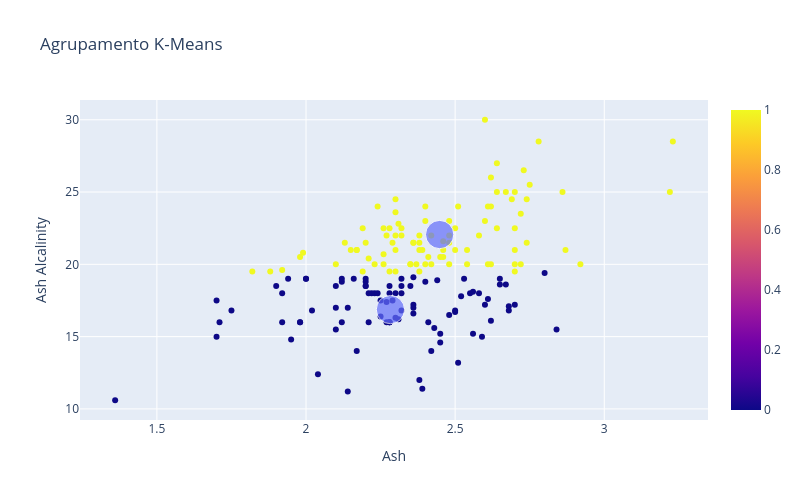

Here is the notebook cell this chart was saved with:
### Code cell
graf1 = px.scatter(x = dados[:,0], y = dados[:,1], color=classificacao)
graf2 = px.scatter(x = centroides[:,0], y = centroides[:,1], size = [15, 15])
graf3 = go.Figure(data = graf1.data + graf2.data)
graf3.update_layout(width=800,height=500,title_text='Agrupamento K-Means')
graf3.update_xaxes(title = 'Ash')
graf3.update_yaxes(title = 'Ash Alcalinity')
graf3.show()

### Figure 1 — Plotly figure (JSON) as saved in the notebook; plotly's stock layout.template omitted (floating-point values rounded to 4 significant figures; data arrays with more than 128 entries replaced by an {"elided": "..."} marker saying what was removed)
{"data": [{"hovertemplate": "x=%{x}<br>y=%{y}<br>color=%{marker.color}<extra></extra>", "legendgroup": "", "marker": {"color": {"elided": "178 int values"}, "coloraxis": "coloraxis", "symbol": "circle"}, "mode": "markers", "name": "", "orientation": "v", "showlegend": false, "type": "scatter", "x": {"elided": "178 float values"}, "xaxis": "x", "y": {"elided": "178 float values"}, "yaxis": "y"}, {"hovertemplate": "x=%{x}<br>y=%{y}<br>size=%{marker.size}<extra></extra>", "legendgroup": "", "marker": {"color": "#636efa", "size": [15, 15], "sizemode": "area", "sizeref": 0.0375, "symbol": "circle"}, "mode": "markers", "name": "", "orientation": "v", "showlegend": false, "type": "scatter", "x": [2.283, 2.448], "xaxis": "x", "y": [16.87, 22.06], "yaxis": "y"}], "layout": {"height": 500, "title": {"text": "Agrupamento K-Means"}, "width": 800, "xaxis": {"title": {"text": "Ash"}}, "yaxis": {"title": {"text": "Ash Alcalinity"}}}}
